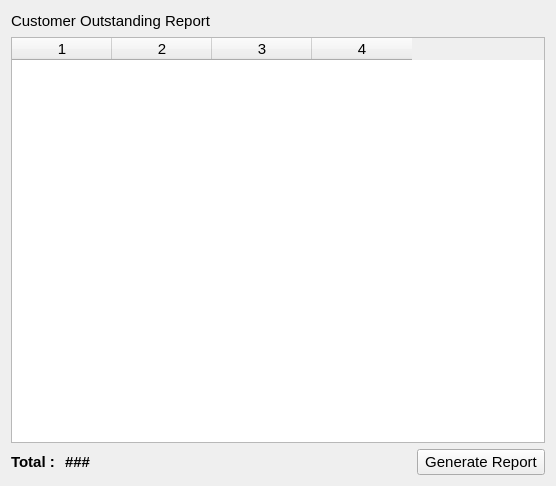
<?xml version="1.0" encoding="UTF-8"?>
<ui version="4.0">
 <class>CustomerOutstandingSummary</class>
 <widget class="QWidget" name="CustomerOutstandingSummary">
  <property name="geometry">
   <rect>
    <x>0</x>
    <y>0</y>
    <width>556</width>
    <height>486</height>
   </rect>
  </property>
  <property name="windowTitle">
   <string>MDF Sales Summary</string>
  </property>
  <layout class="QVBoxLayout" name="verticalLayout">
   <item>
    <layout class="QHBoxLayout" name="horizontalLayout_2">
     <item>
      <widget class="QLabel" name="label">
       <property name="font">
        <font>
         <pointsize>11</pointsize>
        </font>
       </property>
       <property name="text">
        <string>Customer Outstanding Report</string>
       </property>
      </widget>
     </item>
     <item>
      <spacer name="horizontalSpacer">
       <property name="orientation">
        <enum>Qt::Horizontal</enum>
       </property>
       <property name="sizeHint" stdset="0">
        <size>
         <width>40</width>
         <height>20</height>
        </size>
       </property>
      </spacer>
     </item>
    </layout>
   </item>
   <item>
    <widget class="QTableWidget" name="tableWidget">
     <property name="sizePolicy">
      <sizepolicy hsizetype="Expanding" vsizetype="Expanding">
       <horstretch>0</horstretch>
       <verstretch>0</verstretch>
      </sizepolicy>
     </property>
     <property name="font">
      <font>
       <pointsize>11</pointsize>
       <weight>50</weight>
       <bold>false</bold>
      </font>
     </property>
     <property name="rowCount">
      <number>0</number>
     </property>
     <property name="columnCount">
      <number>4</number>
     </property>
     <attribute name="horizontalHeaderVisible">
      <bool>true</bool>
     </attribute>
     <attribute name="verticalHeaderVisible">
      <bool>true</bool>
     </attribute>
     <column/>
     <column/>
     <column/>
     <column/>
    </widget>
   </item>
   <item>
    <layout class="QHBoxLayout" name="horizontalLayout">
     <item>
      <widget class="QLabel" name="label_2">
       <property name="font">
        <font>
         <pointsize>11</pointsize>
         <weight>75</weight>
         <bold>true</bold>
        </font>
       </property>
       <property name="text">
        <string>Total : </string>
       </property>
      </widget>
     </item>
     <item>
      <widget class="QLabel" name="totalLbl">
       <property name="font">
        <font>
         <pointsize>11</pointsize>
         <weight>75</weight>
         <bold>true</bold>
        </font>
       </property>
       <property name="text">
        <string>###</string>
       </property>
      </widget>
     </item>
     <item>
      <spacer name="horizontalSpacer_2">
       <property name="orientation">
        <enum>Qt::Horizontal</enum>
       </property>
       <property name="sizeHint" stdset="0">
        <size>
         <width>40</width>
         <height>20</height>
        </size>
       </property>
      </spacer>
     </item>
     <item>
      <widget class="QPushButton" name="generateButton">
       <property name="font">
        <font>
         <pointsize>11</pointsize>
        </font>
       </property>
       <property name="text">
        <string> Generate Report </string>
       </property>
      </widget>
     </item>
    </layout>
   </item>
   <item>
    <spacer name="verticalSpacer">
     <property name="orientation">
      <enum>Qt::Vertical</enum>
     </property>
     <property name="sizeType">
      <enum>QSizePolicy::Minimum</enum>
     </property>
     <property name="sizeHint" stdset="0">
      <size>
       <width>20</width>
       <height>0</height>
      </size>
     </property>
    </spacer>
   </item>
  </layout>
 </widget>
 <resources/>
 <connections/>
</ui>
